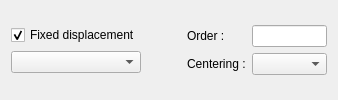
            <widget class="QWidget" name="tab_displacive">
             <attribute name="title">
              <string>Displacive</string>
             </attribute>
             <layout class="QGridLayout" name="gridLayout_46">
              <item row="0" column="0">
               <layout class="QGridLayout" name="gridLayout_44">
                <item row="0" column="0">
                 <widget class="QCheckBox" name="checkBox_fixed_displacement">
                  <property name="text">
                   <string>Fixed displacement</string>
                  </property>
                  <property name="checked">
                   <bool>true</bool>
                  </property>
                 </widget>
                </item>
                <item row="1" column="0">
                 <widget class="QComboBox" name="comboBox_displacement_constraint"/>
                </item>
               </layout>
              </item>
              <item row="0" column="2">
               <layout class="QGridLayout" name="gridLayout_49">
                <item row="1" column="0">
                 <widget class="QLabel" name="label_centering_ref">
                  <property name="text">
                   <string>Centering :</string>
                  </property>
                 </widget>
                </item>
                <item row="1" column="1">
                 <widget class="QComboBox" name="comboBox_centering_ref"/>
                </item>
                <item row="0" column="0">
                 <widget class="QLabel" name="label_order">
                  <property name="text">
                   <string>Order :</string>
                  </property>
                 </widget>
                </item>
                <item row="0" column="1">
                 <widget class="QLineEdit" name="lineEdit_order">
                  <property name="maximumSize">
                   <size>
                    <width>75</width>
                    <height>16777215</height>
                   </size>
                  </property>
                 </widget>
                </item>
               </layout>
              </item>
              <item row="0" column="1">
               <spacer name="horizontalSpacer_46">
                <property name="orientation">
                 <enum>Qt::Horizontal</enum>
                </property>
                <property name="sizeHint" stdset="0">
                 <size>
                  <width>40</width>
                  <height>20</height>
                 </size>
                </property>
               </spacer>
              </item>
             </layout>
            </widget>
